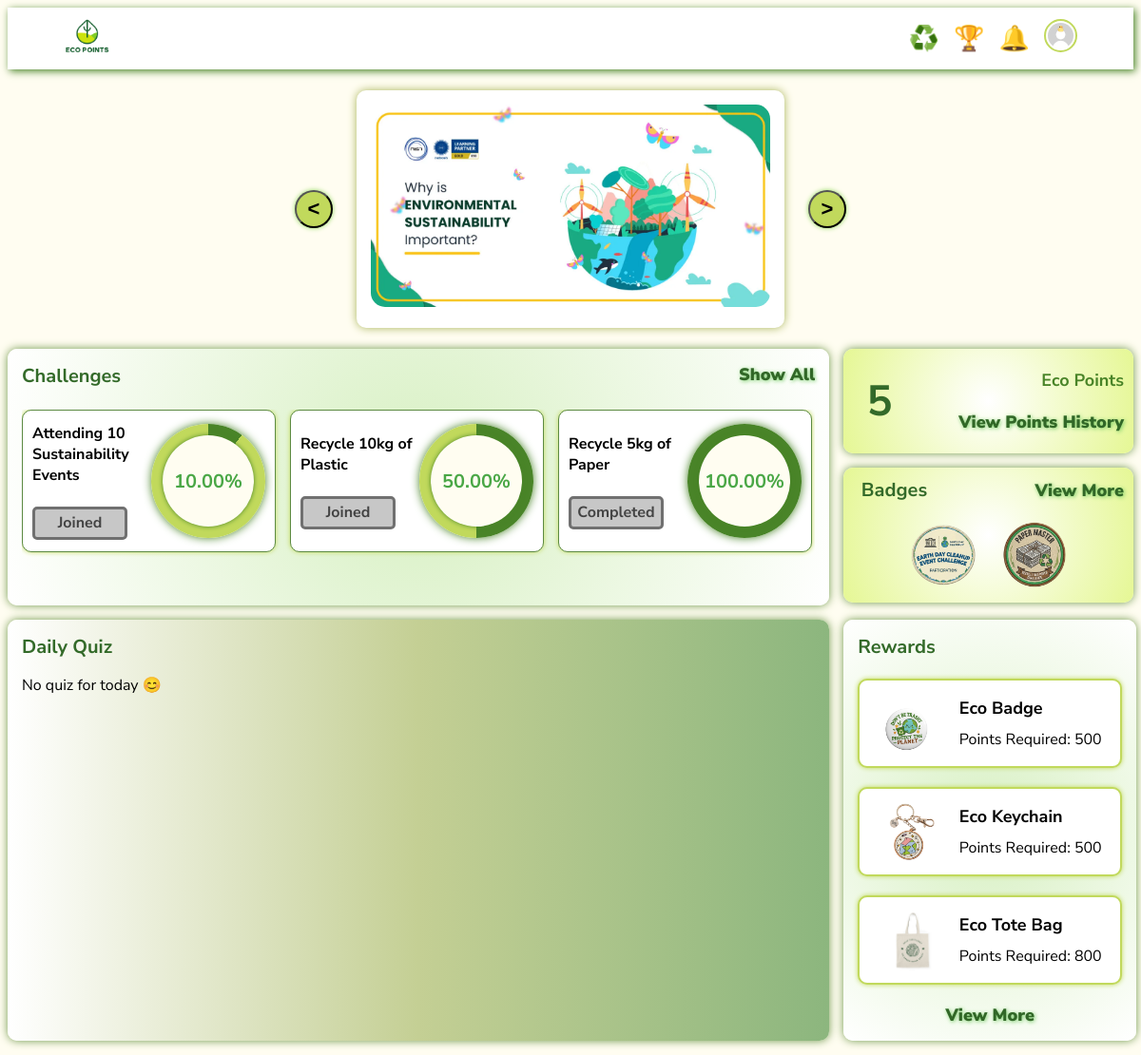
/challenger/challengerHomePage.php (signed in), run on the app's committed database.
### tables this page shows
CREATE TABLE IF NOT EXISTS `challenge` (
  `challenge_id` varchar(10) NOT NULL,
  `name` varchar(255) NOT NULL,
  `type` enum('Event','Recycling') NOT NULL,
  `points` int NOT NULL,
  `start_date` date NOT NULL,
  `end_date` date DEFAULT NULL,
  `partner_id` varchar(10) DEFAULT NULL,
  `no_of_times` int DEFAULT NULL,
  `is_deleted` tinyint(1) NOT NULL,
  PRIMARY KEY (`challenge_id`),
  UNIQUE KEY `challenge_id` (`challenge_id`),
  UNIQUE KEY `challenge_id_2` (`challenge_id`),
  KEY `partner_id` (`partner_id`)
);

CREATE TABLE IF NOT EXISTS `challenge_participation` (
  `participation_id` varchar(10) NOT NULL,
  `challenger_id` varchar(10) NOT NULL,
  `challenge_id` varchar(10) NOT NULL,
  `status` enum('Joined','Completed') NOT NULL,
  `joined_date` date NOT NULL,
  `completion_date` date DEFAULT NULL,
  `current_progress` decimal(10,2) NOT NULL,
  PRIMARY KEY (`participation_id`),
  UNIQUE KEY `participation_id` (`participation_id`),
  KEY `challenger_id` (`challenger_id`),
  KEY `challenge_id` (`challenge_id`)
);

CREATE TABLE IF NOT EXISTS `challenger` (
  `challenger_id` varchar(10) NOT NULL,
  `group` enum('Student','Staff') NOT NULL,
  `total_points` int NOT NULL,
  PRIMARY KEY (`challenger_id`),
  UNIQUE KEY `challenger_id` (`challenger_id`)
);

CREATE TABLE IF NOT EXISTS `achievement_history` (
  `ach_history_id` varchar(10) NOT NULL,
  `challenger_id` varchar(10) NOT NULL,
  `date` date NOT NULL,
  `time` time NOT NULL,
  `ach_id` varchar(10) NOT NULL,
  PRIMARY KEY (`ach_history_id`),
  UNIQUE KEY `ach_history_id` (`ach_history_id`),
  KEY `challenger_id` (`challenger_id`),
  KEY `ach_id` (`ach_id`)
);

CREATE TABLE IF NOT EXISTS `achievement` (
  `ach_id` varchar(10) NOT NULL,
  `name` varchar(255) NOT NULL,
  `type` enum('Badge','E-certificate') NOT NULL,
  `source` text NOT NULL,
  `challenge_id` varchar(10) DEFAULT NULL,
  `is_deleted` tinyint(1) NOT NULL,
  PRIMARY KEY (`ach_id`),
  UNIQUE KEY `ach_id` (`ach_id`),
  KEY `challenge_id` (`challenge_id`)
);

CREATE TABLE IF NOT EXISTS `reward` (
  `reward_id` varchar(10) NOT NULL,
  `name` varchar(255) NOT NULL,
  `stock` int NOT NULL,
  `points` int NOT NULL,
  `file_path` text NOT NULL,
  `is_deleted` tinyint NOT NULL,
  PRIMARY KEY (`reward_id`),
  UNIQUE KEY `reward_id` (`reward_id`)
);

### challenger/challengerHomePage.php (the view, shortened to what this page needs)
<?php
    require_once "../conn.php";
?>
<!DOCTYPE html>
<html lang="en">
<head>
    <link rel="stylesheet" href="../commonStyle.css">
</head>
<body>
    <?php
        include "challengerTaskbar.php";
        include "../eventbanner.php";
    ?>
    <br>
    <div class="dashboard-row">
        <div id="challenges_box">
            <label class="features-label">Challenges</label>
            <a href="trackChallenges.php" id="show_all">Show All</a>
            <br><br>
            <div class="challenges-row">
            <?php
                $sql = "SELECT * FROM challenge
                        WHERE ((CURRENT_DATE() > start_date AND end_date IS NULL)
                        OR CURRENT_DATE() BETWEEN start_date AND end_date)
                        AND is_deleted = 0
                        LIMIT 3";
                $result = mysqli_query($con, $sql);
                if(mysqli_num_rows($result) == 0){
                    echo "<p>No challenges found.</p>";
                }
                else{
                    while($row = mysqli_fetch_assoc($result)){
                        echo "<div class='challenge-wrapper'>";
                        echo "<div class='challenge-left'>";
                        echo "<label class='challenge-name'>".$row['name']."</label><br>";
                        $challenge_id = $row["challenge_id"];
                        $challenger_id = $_SESSION["mySession"];
                        $sql2 = "SELECT * FROM challenge_participation
                                WHERE challenge_id = '$challenge_id'
                                AND challenger_id = '$challenger_id'";
                        $result2 = mysqli_query($con, $sql2);
                        $row_count = mysqli_num_rows($result2);
                        $row2 = mysqli_fetch_assoc($result2);
                        $status = "";
                        $disabled = "";
                        $message = "";
                        if($row_count == 0){
                            $status = "not_joined";
                            $message = "Join Now";
                        }
                        else if($row_count == 1 && $row2["status"] == "Joined"){
                            $status = "joined";
                            $message = "Joined";
                            $disabled = "disabled";
                        }
                        else{
                            $status = "completed";
                            $message = "Completed";
                            $disabled = "disabled";
                        }
                        echo "<button class='btn $status' $disabled onclick='join_challenge(this, \"$challenge_id\")'>$message</button>";
                        echo "</div>";
                        $challenge_progress = number_format(0, 2);
                        if($row_count == 1){
                            $challenge_progress = $row2["current_progress"];
                        }
                        echo "<div class='donut-wrapper'>
                                <div class='donut' style='--percent: $challenge_progress%;'>
                                    <span>$challenge_progress%</span>
                                </div>
                            </div><br>";
                        echo "</div>";
                    }
                }
            ?>
            </div>
        </div>
        <div class="right-column">
        <div id="points_wrapper">
            <?php
                $challenger_id = $_SESSION["mySession"];
                $sql = "SELECT * FROM challenger WHERE challenger_id = '$challenger_id'";
                $result = mysqli_query($con, $sql);
                $row = mysqli_fetch_assoc($result);
                $total_points = $row["total_points"];
            ?>
            <label id="points"><?php echo $total_points?></label>
            <div id="points_right">
                <label id="points_label">Eco Points</label>
                <a href="ecoPointsHistory.php">View Points History</a>
            </div>
        </div>
        <div id="badge_wrapper">
            <div id="badge_header">
                <label class="features-label">Badges</label>
                <a href="viewAchievement.php">View More</a>
            </div>
            <div id="badges">
                <?php
                    $challenger_id = $_SESSION["mySession"];
                    $sql = "SELECT * FROM achievement_history
                            INNER JOIN achievement
                            ON achievement_history.ach_id = achievement.ach_id
                            WHERE challenger_id = '$challenger_id'
                            AND achievement.type = 'Badge'
                            AND is_deleted = 0
                            LIMIT 3";
                    $result = mysqli_query($con, $sql);
                    if(mysqli_num_rows($result) == 0){
                        echo "<label>No badges found.</label>";
                    }
                    else{
                        while($row = mysqli_fetch_assoc($result)){
                            $file_path = $row["source"];
                            echo "<img src='../$file_path' alt='badge'>";
                        }
                    }
                ?>
            </div>
        </div>
        </div>
    </div>
    <div class="dashboard-row2">
        <div id="daily_quiz">
            <label class="features-label">Daily Quiz</label><br>
            <?php
                $current_date = date("Y-m-d");
                $sql = "SELECT * FROM quiz WHERE date_active = '$current_date'";
                $result = mysqli_query($con, $sql);
                $row = mysqli_fetch_assoc($result);
                if(mysqli_num_rows($result) == 0 || $row["is_deleted"] == 1){
                    echo "<p>No quiz for today 😊</p>";
                }
            ?>
        </div>
        <div id="rewards">
            <label class="features-label">Rewards</label>
            <?php
                $sql = "SELECT * FROM reward
                        WHERE is_deleted = 0
                        LIMIT 3";
                $result = mysqli_query($con, $sql);
                while($row = mysqli_fetch_assoc($result)){
                    echo "<div class='reward-wrapper'>";
                    echo "<img src='../".$row['file_path']."' alt='Reward 1'>";
                    echo "<div id='rewards_right'>";
                    echo "<label class='rewards-label'>".$row['name']."</label>";
                    echo "<label class='points-label'>Points Required: ".$row['points']."</label>";
                    echo "</div>";
                    echo "</div>";
                }
            ?>
            <a href="rewards.php">View More</a>
        </div>
    </div>
</body>
</html>

### challenger/challengerTaskbar.php (shortened to what this page needs)
<nav id="taskbar">
    <div class="logo">
        <a href="challengerHomePage.php"><img src="../images/Eco Points Logo.png" alt="Eco Points Logo"></a>
    </div>
    <div class="nav-actions">
        <a href="viewRecyclingInfo.php"><span class="icon-btn" title="Recycling Info">♻️</span></a>
        <a href="challenger Leaderboard.php"><span class="icon-btn" title="Leaderboard">🏆</span></a>
        <a href="userA.php"><span class="icon-btn" title ="Notification">🔔</span></a>
        <div class="profile-pic">
            <a href="challenger Profile Page.php"><img src="../images/Profile Picture.jpg" alt="Profile"></a>
        </div>
    </div>
</nav>

### eventbanner.php (shortened to what this page needs)
<br>
<div class="carousel-container">
    <button class="carousel-btn left" onclick="scroll_carousel(-1)"><</button>
    <div class="carousel">
        <div class="carousel-track">
            <div class="slide"><img src="../images/Event1.webp" alt="Event 1"></div>
            <div class="slide"><img src="../images/Event2.jpg" alt="Event 2" id="event2"></div>
        </div>
    </div>
    <button class="carousel-btn right" onclick="scroll_carousel(1)">></button>
</div>

### commonStyle.css (style rules this page uses)
body { font-family: "Nunito Sans", sans-serif; background-color: #FFFDF1 ; }

### challenger/challengerHomePage.php (style rules this page uses)
* { box-sizing: border-box; }
#challenges_box { flex: 0 0 73%; height: 270px; min-height: 230px; padding: 15px; background: radial-gradient(circle, #d7f0c2ff, #ffffffff); border-radius: 10px; box-shadow: 0 0 10px #6e974aff; }
.features-label { font-size: 20px; font-weight: bold; color: #336A29; }
#challenges_box a, #points_right a, #badge_header a, #rewards a { font-size: 18px; float: right; text-decoration: none; font-weight: 900; color: #316727ff; text-shadow: 1px 1px 4px #76cd66ff; }
.challenges-row { display: flex; gap: 15px; width: 100%; overflow-x: auto; padding-bottom: 10px; }
.challenge-wrapper { flex: 0 0 auto; width: 32%; height: 150px; display: flex; align-items: center; padding: 10px; background-color: white; border-radius: 10px; border: 1px solid #5c8a42ff; box-shadow: 0 0 5px #C1D95C; box-sizing: border-box; }
.challenge-left { display: flex; flex-direction: column; width: 60%; }
.challenge-name { min-height: 60%; font-weight: bold; font-size: 16px; }
.donut-wrapper { width: 50%; display: flex; justify-content: flex-end; }
.donut { --size: 120px; --thickness: 12px; width: var(--size); height: var(--size); border-radius: 50%; background: conic-gradient( #498428 0% var(--percent), #C1D95C 0% 100% ); display: flex; align-items: center; justify-content: center; position: relative; margin: auto; box-shadow: 0 0 10px #498428; }
.donut::before { content: ""; width: calc(var(--size) - var(--thickness) * 2); height: calc(var(--size) - var(--thickness) * 2); background: #FFFDF1; border-radius: 50%; position: absolute; box-shadow: 0 0 5px #498428; }
.donut span { position: relative; font-weight: bold; font-size: 20px; color: #4aa746ff; }
.btn { width: 100px; height: 35px; border-radius: 5px; cursor: pointer; font-family: "Nunito Sans", sans-serif; font-weight: bold; font-size: 16px; }
.btn.joined, .btn.completed { color: rgba(67, 67, 67, 1); background-color: rgba(199, 199, 199, 1); border: 3px solid rgba(112, 112, 112, 1); cursor: not-allowed; }
#points_wrapper, #badge_wrapper { width: 100%; height: 50%; min-height: 110px; background: radial-gradient(circle, #ffffffff, #e5f794ff); border-radius: 10px; box-shadow: 0 0 10px #6e974aff; padding: 10px; display: flex; gap: 15px; align-items: center; }
#badge_wrapper { flex-direction: column; }
#points_label { font-weight: bold; font-size: 18px; color: #498428; }
#points { font-size: 45px; font-weight: bold; color: #336A29; margin-left: 5%; }
#points_right { display: flex; flex-direction: column; align-items: flex-end; margin-left: auto; gap: 20px; }
.dashboard-row { display: flex; flex-direction: row; gap: 15px; margin-bottom: 15px; }
#badge_wrapper label { margin-left: 3%; }
#badges { display: flex; flex-wrap: nowrap; justify-content: flex-start; align-items: center; gap: 25px; padding: 5px; }
#badges img { width: 70px; height: 70px; object-fit: contain; }
#badge_header { width: 100%; display: flex; justify-content: space-between; align-items: center; gap: 10px; box-sizing: border-box; }
.right-column { width: 30%; height: 100%; display: flex; flex-direction: column; gap: 15px; }
button:disabled { background-color: #ccc; cursor: not-allowed; }
#daily_quiz { flex: 0 0 73%; padding: 15px; background: linear-gradient(to right, #ffffffff, #c4cf94ff, #8cb67eff); border-radius: 10px; box-shadow: 0 0 10px #6e974aff; }
.dashboard-row2 { margin-top: 15px; display: flex; flex-direction: row; gap: 15px; margin-bottom: 15px; }
#rewards { flex: 0 0 26%; padding: 15px; background: radial-gradient(circle, #d7f0c2ff, #ffffffff); border-radius: 10px; box-shadow: 0 0 10px #6e974aff; display: flex; flex-direction: column; gap: 20px; }
.reward-wrapper { width: 100%; display: flex; justify-content: center; align-items: center; background-color: white; border-radius: 10px; border: 2px solid #C1D95C; box-shadow: 0 0 5px #C1D95C; box-sizing: border-box; padding: 10px; gap: 15px; }
.reward-wrapper img { width: 70px; height: 70px; }
#rewards_right { display: flex; flex-direction: column; gap: 10px; }
.rewards-label { font-size: 18px; font-weight: bold; }
.points-label { font-weight: }
#rewards a { text-align: center; }

### data on the page
challenge: name "Attending 10 Sustainability Events", challenge_participation.status "Joined", challenge_participation.current_progress "10.00"
challenge: name "Recycle 10kg of Plastic", challenge_participation.status "Joined", challenge_participation.current_progress "50.00"
challenge: name "Recycle 5kg of Paper", challenge_participation.status "Completed", challenge_participation.current_progress "100.00"
challenger: total_points "5"
achievement_history: ach.source (picture)
achievement_history: ach.source (picture)
reward: file_path (picture), name "Eco Badge", points "500"
reward: file_path (picture), name "Eco Keychain", points "500"
reward: file_path (picture), name "Eco Tote Bag", points "800"
